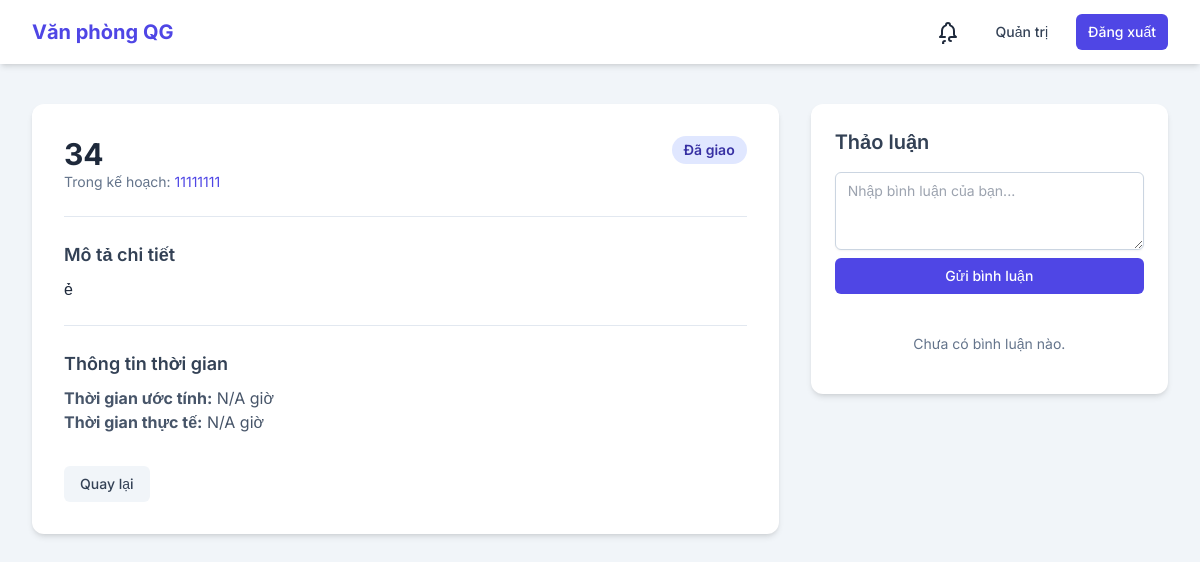
Screenshot of /nhiemvu/4/ (signed in) with the database file from the repository.
### core/models.py (models this page shows, shortened)
class NhiemVu(models.Model):
    class TrangThai(models.TextChoices):
        PENDING_ASSIGNMENT_APPROVAL = 'PENDING_ASSIGNMENT_APPROVAL', _('Chờ duyệt giao')
        ASSIGNED = 'ASSIGNED', _('Đã giao')
        PENDING_COMPLETION_APPROVAL = 'PENDING_COMPLETION_APPROVAL', _('Chờ duyệt hoàn thành')
        COMPLETED = 'COMPLETED', _('Hoàn thành')
    class MucDoUuTien(models.TextChoices):
        KHAN = 'KHAN', _('Khẩn')
        CAO = 'CAO', _('Cao')
        THUONG = 'THUONG', _('Thường')
        THAP = 'THAP', _('Thấp')
    class RecurringFrequency(models.TextChoices):
        DAILY = 'DAILY', _('Hàng ngày')
        WEEKLY = 'WEEKLY', _('Hàng tuần')
        MONTHLY = 'MONTHLY', _('Hàng tháng')
        YEARLY = 'YEARLY', _('Hàng năm')
    ten_nhiem_vu = models.CharField(max_length=255, verbose_name=_('Tên nhiệm vụ'))
    mo_ta = models.TextField(verbose_name=_('Mô tả'))
    trang_thai = models.CharField(max_length=50, choices=TrangThai.choices, default=TrangThai.PENDING_ASSIGNMENT_APPROVAL, verbose_name=_('Trạng thái'))
    muc_do_uu_tien = models.CharField(max_length=50, choices=MucDoUuTien.choices, default=MucDoUuTien.THUONG, verbose_name=_('Mức độ ưu tiên'))
    ngay_bat_dau = models.DateTimeField(verbose_name=_('Ngày bắt đầu'), null=True, blank=True)
    ngay_ket_thuc = models.DateTimeField(verbose_name=_('Ngày kết thúc'), null=True, blank=True)
    id_ke_hoach = models.ForeignKey(KeHoach, on_delete=models.SET_NULL, null=True, blank=True, related_name='nhiem_vu', verbose_name=_('Kế hoạch'))
    id_nguoi_tao = models.ForeignKey(settings.AUTH_USER_MODEL, on_delete=models.SET_NULL, null=True, related_name='nhiem_vu_da_tao', verbose_name=_('Người tạo'))
    id_nguoi_giao_viec = models.ForeignKey(settings.AUTH_USER_MODEL, on_delete=models.SET_NULL, null=True, related_name='nhiem_vu_da_giao', verbose_name=_('Người giao việc'))
    id_nguoi_thuc_hien = models.ForeignKey(settings.AUTH_USER_MODEL, on_delete=models.SET_NULL, null=True, related_name='nhiem_vu_thuc_hien', verbose_name=_('Người thực hiện'))
    id_phong_ban_lien_quan = models.ForeignKey(PhongBan, on_delete=models.SET_NULL, null=True, blank=True, verbose_name=_('Phòng ban liên quan'))
    id_nhiem_vu_cha = models.ForeignKey('self', on_delete=models.CASCADE, null=True, blank=True, related_name='sub_tasks', verbose_name=_('Nhiệm vụ cha'))
    thoi_gian_uoc_tinh = models.FloatField(null=True, blank=True, verbose_name=_('Thời gian ước tính (giờ)'))
    thoi_gian_thuc_te = models.FloatField(null=True, blank=True, verbose_name=_('Thời gian thực tế (giờ)'))
    thoi_gian_xu_ly = models.FloatField(null=True, blank=True, verbose_name=_('Thời gian xử lý (giờ)'))
    is_recurring = models.BooleanField(default=False, verbose_name=_('Nhiệm vụ lặp lại'))
    recurring_frequency = models.CharField(max_length=20, choices=RecurringFrequency.choices, null=True, blank=True, verbose_name=_('Tần suất lặp lại'))
    recurring_until = models.DateTimeField(null=True, blank=True, verbose_name=_('Lặp lại đến ngày'))
    danh_gia_sao = models.IntegerField(null=True, blank=True, choices=[(i, str(i)) for i in range(1, 6)], verbose_name=_('Đánh giá sao'))
    loi_danh_gia = models.TextField(null=True, blank=True, verbose_name=_('Lời đánh giá'))
    ngay_ket_thuc_de_xuat = models.DateTimeField(null=True, blank=True, verbose_name=_('Ngày kết thúc đề xuất'))
    ly_do_gia_han = models.TextField(null=True, blank=True, verbose_name=_('Lý do gia hạn'))
    class TrangThaiGiaHan(models.TextChoices):
        CHUA_DUYET = 'CHUA_DUYET', _('Chưa duyệt')
        DA_DUYET = 'DA_DUYET', _('Đã duyệt')
        DA_TU_CHOI = 'DA_TU_CHOI', _('Đã từ chối')
    trang_thai_gia_han = models.CharField(max_length=50, choices=TrangThaiGiaHan.choices, default=TrangThaiGiaHan.CHUA_DUYET, verbose_name=_('Trạng thái gia hạn'))
    nguoi_duyet_gia_han = models.ForeignKey(settings.AUTH_USER_MODEL, on_delete=models.SET_NULL, null=True, blank=True, related_name='nhiem_vu_duyet_gia_han', verbose_name=_('Người duyệt gia hạn'))
    is_quy_trinh_dac_biet = models.BooleanField(default=False, verbose_name=_('Quy trình đặc biệt'))
    id_nguoi_duyet_giao_viec = models.ForeignKey(settings.AUTH_USER_MODEL, on_delete=models.SET_NULL, null=True, blank=True, related_name='nhiem_vu_da_duyet_giao', verbose_name=_('Người duyệt giao việc'))
    ngay_hoan_thanh = models.DateTimeField(null=True, blank=True, verbose_name=_('Ngày hoàn thành'))
    @property
    def hoan_thanh_vao_cuoi_tuan(self):
        if not self.ngay_hoan_thanh:
            return False
        return self.ngay_hoan_thanh.weekday() in [5, 6]
    @property
    def completion_approver(self):
        if self.is_quy_trinh_dac_biet:
            return self.id_nguoi_duyet_giao_viec
        return self.id_nguoi_giao_viec

class KeHoach(models.Model):
    class TrangThai(models.TextChoices):
        CHUA_BAT_DAU = 'CHUA_BAT_DAU', _('Chưa bắt đầu')
        DANG_THUC_HIEN = 'DANG_THUC_HIEN', _('Đang thực hiện')
        HOAN_THANH = 'HOAN_THANH', _('Hoàn thành')
        BI_TRE = 'BI_TRE', _('Bị trễ')
        DA_DUYET = 'DA_DUYET', _('Đã duyệt')
    ten_ke_hoach = models.CharField(max_length=255, verbose_name=_('Tên kế hoạch'))
    muc_tieu = models.TextField(verbose_name=_('Mục tiêu'))
    trang_thai = models.CharField(max_length=50, choices=TrangThai.choices, default=TrangThai.CHUA_BAT_DAU, verbose_name=_('Trạng thái'))
    thoi_gian_bat_dau = models.DateTimeField(verbose_name=_('Thời gian bắt đầu'))
    thoi_gian_ket_thuc = models.DateTimeField(verbose_name=_('Thời gian kết thúc'))
    id_du_an = models.ForeignKey(HoSoCongViec, on_delete=models.CASCADE, related_name='ke_hoach', verbose_name=_('Hồ sơ công việc'))
    id_don_vi_thuc_hien = models.ForeignKey(PhongBan, on_delete=models.SET_NULL, null=True, verbose_name=_('Đơn vị thực hiện'))
    id_nguoi_phu_trach = models.ForeignKey(settings.AUTH_USER_MODEL, on_delete=models.SET_NULL, null=True, related_name='ke_hoach_phu_trach', verbose_name=_('Người phụ trách'))

### core/views.py (the view, shortened to what this page needs)
# urls.py: path('nhiemvu/<int:pk>/', views.NhiemVuDetailView.as_view(), name='nhiemvu-detail'),
class NhiemVuDetailView(LoginRequiredMixin, DetailView):
    model = NhiemVu
    template_name = 'core/nhiemvu_detail.html'
    def get_object(self, queryset=None):
        obj = super().get_object(queryset)
        user = self.request.user
        if user.is_superuser or user.role == CustomUser.Role.LANH_DAO_CO_QUAN:
            pass # No additional filtering needed
        elif user.role == CustomUser.Role.LANH_DAO_VAN_PHONG:
            if user.phong_ban and user.phong_ban.co_quan and obj.id_phong_ban_lien_quan and obj.id_phong_ban_lien_quan.co_quan == user.phong_ban.co_quan:
                pass
            else:
                raise Http404("Nhiệm vụ không tồn tại hoặc bạn không có quyền truy cập.")
        elif user.role == CustomUser.Role.LANH_DAO_PHONG:
            if user.phong_ban and obj.id_phong_ban_lien_quan == user.phong_ban:
                pass
            else:
                raise Http404("Nhiệm vụ không tồn tại hoặc bạn không có quyền truy cập.")
        elif user.role == CustomUser.Role.CHUYEN_VIEN_VAN_PHONG or user.role == CustomUser.Role.CHUYEN_VIEN_PHONG:
            if obj.id_nguoi_thuc_hien == user or obj.id_nguoi_giao_viec == user:
                pass
            else:
                raise Http404("Nhiệm vụ không tồn tại hoặc bạn không có quyền truy cập.")
        else:
            raise Http404("Nhiệm vụ không tồn tại hoặc bạn không có quyền truy cập.")
        return obj
    def get_context_data(self, **kwargs):
        context = super().get_context_data(**kwargs)
        context['binh_luan'] = self.object.binh_luan.all() # Get all comments for the task
        context['form'] = BinhLuanForm() # Pass an empty form for comments
        return context

### core/forms.py
class BinhLuanForm(forms.ModelForm):
    class Meta:
        model = BinhLuan
        fields = ['noi_dung']
        widgets = {
            'noi_dung': forms.Textarea(attrs={'rows': 3, 'placeholder': 'Nhập bình luận của bạn...'}),
        }

### core/templates/core/nhiemvu_detail.html (shortened to what this page needs)
{% extends 'core/base.html' %}
{% load custom_filters %}
{% block content %}
<div class="grid grid-cols-1 lg:grid-cols-3 gap-8">
    <div class="lg:col-span-2 bg-white p-8 rounded-xl shadow-md">
        <div class="flex justify-between items-start mb-4">
            <div>
                <h1 class="text-3xl font-bold text-slate-800">{{ object.ten_nhiem_vu }}</h1>
                <p class="text-sm text-slate-500">Trong kế hoạch:
                    {% if object.id_ke_hoach %}
                        <a href="{% url 'kehoach-detail' object.id_ke_hoach.pk %}" class="text-indigo-600 hover:underline">{{ object.id_ke_hoach.ten_ke_hoach }}</a>
                    {% else %}
                        Không có kế hoạch liên quan.
                    {% endif %}
                </p>
            </div>
            <span class="text-sm font-semibold px-3 py-1 rounded-full
                {% if object.trang_thai == 'COMPLETED' %} bg-green-100 text-green-800
                {% elif object.trang_thai == 'ASSIGNED' %} bg-indigo-100 text-indigo-800
                {% elif object.trang_thai == 'PENDING_ASSIGNMENT_APPROVAL' %} bg-yellow-100 text-yellow-800
                {% elif object.trang_thai == 'PENDING_COMPLETION_APPROVAL' %} bg-purple-100 text-purple-800
                {% else %} bg-blue-100 text-blue-800 {% endif %}">
                {{ object.get_trang_thai_display }}
            </span>
        </div>
        <div class="mt-6 border-t border-slate-200 pt-6">
            <h2 class="text-lg font-semibold text-slate-700 mb-2">Mô tả chi tiết</h2>
            <p class="text-slate-600">{{ object.mo_ta|linebreaks }}</p>
        </div>
        <div class="mt-6 border-t border-slate-200 pt-6">
            <h2 class="text-lg font-semibold text-slate-700 mb-2">Thông tin thời gian</h2>
            <p class="text-slate-600"><strong>Thời gian ước tính:</strong> {{ object.thoi_gian_uoc_tinh|default:"N/A" }} giờ</p>
            <p class="text-slate-600"><strong>Thời gian thực tế:</strong> {{ object.thoi_gian_thuc_te|default:"N/A" }} giờ</p>
        </div>
        <div class="mt-8 flex items-center justify-start space-x-4">
            <a href="{% url 'nhiemvu-list' %}" class="px-4 py-2 rounded-md text-sm font-medium text-slate-700 bg-slate-100 hover:bg-slate-200 transition-colors">Quay lại</a>
        </div>
    </div>
    <div class="space-y-8">
        <div class="bg-white p-6 rounded-xl shadow-md">
            <h2 class="text-xl font-semibold mb-4 text-slate-700">Thảo luận</h2>
            <form method="post" class="mb-6">
                <div class="mb-2">
                    {{ form.noi_dung }}
                </div>
                <button type="submit" class="w-full px-4 py-2 rounded-md text-sm font-medium text-white bg-indigo-600 hover:bg-indigo-700 transition-colors">Gửi bình luận</button>
            </form>
            <div class="space-y-5">
                {% for comment in binh_luan %}
                    <div class="flex space-x-3">
                        <div class="flex-shrink-0">
                            <div class="h-10 w-10 rounded-full bg-slate-200 flex items-center justify-center font-bold text-slate-500">
                                {{ comment.user.username|first|upper }}
                            </div>
                        </div>
                        <div class="flex-1">
                            <div class="bg-slate-50 rounded-lg px-4 py-2">
                                <p class="text-sm font-medium text-slate-900">{{ comment.user.username }}</p>
                                <p class="text-slate-600">{{ comment.noi_dung }}</p>
                            </div>
                            <div class="mt-1 text-xs text-slate-400">
                                <span>{{ comment.timestamp|date:"d/m/Y H:i" }}</span>
                            </div>
                        </div>
                    </div>
                {% empty %}
                    <p class="text-sm text-slate-500 text-center py-4">Chưa có bình luận nào.</p>
                {% endfor %}
            </div>
        </div>
    </div>
</div>
{% endblock %}

### core/templates/core/base.html (style rules this page uses)
body { font-family: 'Inter', sans-serif; }

### rows the page displays
NhiemVu: ten_nhiem_vu "34", id_ke_hoach.ten_ke_hoach "11111111", trang_thai "Đã giao", mo_ta "ẻ", thoi_gian_uoc_tinh "N/A", thoi_gian_thuc_te "N/A"
